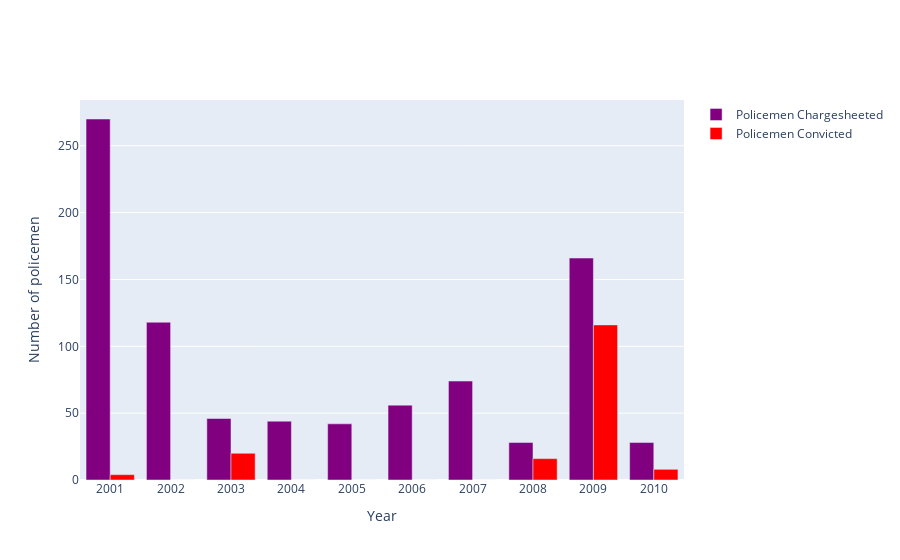

Write notebook code for a chart like this one.
### Code cell
year=['2001','2002','2003','2004','2005','2006','2007','2008','2009','2010']

fig = go.Figure(data=[
    go.Bar(name='Policemen Chargesheeted', x=year, y=g4['Policemen_Chargesheeted'],
           marker_color='purple'),
    go.Bar(name='Policemen Convicted', x=year, y=g4['Policemen_Convicted'],
          marker_color='red')
])

fig.update_layout(barmode='group',xaxis_title='Year',yaxis_title='Number of policemen')
fig.show()

### Figure 1 — Plotly figure (JSON) as saved in the notebook; plotly's stock layout.template omitted (floating-point values rounded to 4 significant figures)
{"data": [{"marker": {"color": "purple"}, "name": "Policemen Chargesheeted", "type": "bar", "x": ["2001", "2002", "2003", "2004", "2005", "2006", "2007", "2008", "2009", "2010"], "y": [270, 118, 46, 44, 42, 56, 74, 28, 166, 28]}, {"marker": {"color": "red"}, "name": "Policemen Convicted", "type": "bar", "x": ["2001", "2002", "2003", "2004", "2005", "2006", "2007", "2008", "2009", "2010"], "y": [4, 0, 20, 0, 0, 0, 0, 16, 116, 8]}], "layout": {"barmode": "group", "xaxis": {"title": {"text": "Year"}, "type": "category", "range": [-0.5, 9.5], "autorange": true}, "yaxis": {"title": {"text": "Number of policemen"}, "type": "linear", "range": [0, 284.2], "autorange": true}, "autosize": true}}
